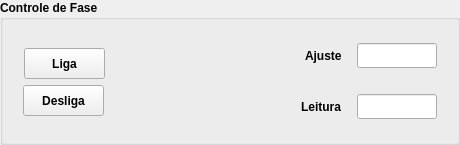
                 <widget class="QGroupBox" name="groupBox_25">
                  <property name="minimumSize">
                   <size>
                    <width>460</width>
                    <height>145</height>
                   </size>
                  </property>
                  <property name="maximumSize">
                   <size>
                    <width>460</width>
                    <height>145</height>
                   </size>
                  </property>
                  <property name="font">
                   <font>
                    <weight>75</weight>
                    <bold>true</bold>
                   </font>
                  </property>
                  <property name="title">
                   <string>Controle de Fase</string>
                  </property>
                  <layout class="QVBoxLayout" name="verticalLayout_38">
                   <item>
                    <layout class="QHBoxLayout" name="horizontalLayout_44">
                     <item>
                      <widget class="QWidget" name="widget_10" native="true">
                       <property name="minimumSize">
                        <size>
                         <width>100</width>
                         <height>88</height>
                        </size>
                       </property>
                       <property name="maximumSize">
                        <size>
                         <width>100</width>
                         <height>88</height>
                        </size>
                       </property>
                       <layout class="QVBoxLayout" name="verticalLayout_34">
                        <item>
                         <layout class="QVBoxLayout" name="verticalLayout_35">
                          <item alignment="Qt::AlignRight|Qt::AlignBottom">
                           <widget class="PyDMPushButton" name="pb_on_rack_a_6">
                            <property name="enabled">
                             <bool>true</bool>
                            </property>
                            <property name="minimumSize">
                             <size>
                              <width>81</width>
                              <height>31</height>
                             </size>
                            </property>
                            <property name="maximumSize">
                             <size>
                              <width>81</width>
                              <height>31</height>
                             </size>
                            </property>
                            <property name="font">
                             <font>
                              <weight>75</weight>
                              <bold>true</bold>
                             </font>
                            </property>
                            <property name="toolTip">
                             <string/>
                            </property>
                            <property name="whatsThis">
                             <string>
    Basic PushButton to send a fixed value.

    The PyDMPushButton is meant to hold a specific value, and send that value
    to a channel when it is clicked, much like the MessageButton does in EDM.
    The PyDMPushButton works in two different modes of operation, first, a
    fixed value can be given to the :attr:`.pressValue` attribute, whenever the
    button is clicked a signal containing this value will be sent to the
    connected channel. This is the default behavior of the button. However, if
    the :attr:`.relativeChange` is set to True, the fixed value will be added
    to the current value of the channel. This means that the button will
    increment a channel by a fixed amount with every click, a consistent
    relative move

    Parameters
    ----------
    pressValue : int, float, str
        Value to be sent when the button is clicked

    channel : str
        ID of channel to manipulate

    parent : QObject, optional
        Parent of PyDMPushButton

    label : str, optional
        String to place on button

    icon : QIcon, optional
        An Icon to display on the PyDMPushButton


    relative : bool, optional
        Choice to have the button peform a relative put, instead of always
        setting to an absolute value
    </string>
                            </property>
                            <property name="text">
                             <string>Liga</string>
                            </property>
                            <property name="checkable">
                             <bool>true</bool>
                            </property>
                           </widget>
                          </item>
                          <item>
                           <widget class="PyDMPushButton" name="pb_off_rack_a_6">
                            <property name="enabled">
                             <bool>true</bool>
                            </property>
                            <property name="minimumSize">
                             <size>
                              <width>81</width>
                              <height>31</height>
                             </size>
                            </property>
                            <property name="maximumSize">
                             <size>
                              <width>81</width>
                              <height>31</height>
                             </size>
                            </property>
                            <property name="font">
                             <font>
                              <weight>75</weight>
                              <bold>true</bold>
                             </font>
                            </property>
                            <property name="toolTip">
                             <string/>
                            </property>
                            <property name="whatsThis">
                             <string>
    Basic PushButton to send a fixed value.

    The PyDMPushButton is meant to hold a specific value, and send that value
    to a channel when it is clicked, much like the MessageButton does in EDM.
    The PyDMPushButton works in two different modes of operation, first, a
    fixed value can be given to the :attr:`.pressValue` attribute, whenever the
    button is clicked a signal containing this value will be sent to the
    connected channel. This is the default behavior of the button. However, if
    the :attr:`.relativeChange` is set to True, the fixed value will be added
    to the current value of the channel. This means that the button will
    increment a channel by a fixed amount with every click, a consistent
    relative move

    Parameters
    ----------
    pressValue : int, float, str
        Value to be sent when the button is clicked

    channel : str
        ID of channel to manipulate

    parent : QObject, optional
        Parent of PyDMPushButton

    label : str, optional
        String to place on button

    icon : QIcon, optional
        An Icon to display on the PyDMPushButton


    relative : bool, optional
        Choice to have the button peform a relative put, instead of always
        setting to an absolute value
    </string>
                            </property>
                            <property name="text">
                             <string>Desliga</string>
                            </property>
                            <property name="checkable">
                             <bool>true</bool>
                            </property>
                           </widget>
                          </item>
                         </layout>
                        </item>
                       </layout>
                      </widget>
                     </item>
                     <item>
                      <layout class="QVBoxLayout" name="verticalLayout_37">
                       <item alignment="Qt::AlignRight">
                        <widget class="QWidget" name="widget_11" native="true">
                         <property name="minimumSize">
                          <size>
                           <width>150</width>
                           <height>45</height>
                          </size>
                         </property>
                         <property name="maximumSize">
                          <size>
                           <width>150</width>
                           <height>45</height>
                          </size>
                         </property>
                         <layout class="QVBoxLayout" name="verticalLayout_13">
                          <item>
                           <layout class="QHBoxLayout" name="horizontalLayout_43">
                            <item>
                             <widget class="QLabel" name="label_12">
                              <property name="font">
                               <font>
                                <weight>75</weight>
                                <bold>true</bold>
                               </font>
                              </property>
                              <property name="text">
                               <string>Ajuste</string>
                              </property>
                             </widget>
                            </item>
                            <item>
                             <widget class="PyDMLineEdit" name="PyDMLineEdit_6">
                              <property name="minimumSize">
                               <size>
                                <width>80</width>
                                <height>25</height>
                               </size>
                              </property>
                              <property name="maximumSize">
                               <size>
                                <width>80</width>
                                <height>25</height>
                               </size>
                              </property>
                              <property name="toolTip">
                               <string/>
                              </property>
                              <property name="whatsThis">
                               <string>
    Writeable text field to send and display channel values
    </string>
                              </property>
                             </widget>
                            </item>
                           </layout>
                          </item>
                         </layout>
                        </widget>
                       </item>
                       <item alignment="Qt::AlignRight">
                        <widget class="QWidget" name="widget_12" native="true">
                         <property name="minimumSize">
                          <size>
                           <width>154</width>
                           <height>45</height>
                          </size>
                         </property>
                         <property name="maximumSize">
                          <size>
                           <width>154</width>
                           <height>45</height>
                          </size>
                         </property>
                         <layout class="QVBoxLayout" name="verticalLayout_36">
                          <item>
                           <layout class="QHBoxLayout" name="horizontalLayout_42">
                            <item>
                             <widget class="QLabel" name="label_13">
                              <property name="font">
                               <font>
                                <weight>75</weight>
                                <bold>true</bold>
                               </font>
                              </property>
                              <property name="text">
                               <string>Leitura</string>
                              </property>
                             </widget>
                            </item>
                            <item>
                             <widget class="PyDMLineEdit" name="PyDMLineEdit_7">
                              <property name="minimumSize">
                               <size>
                                <width>80</width>
                                <height>25</height>
                               </size>
                              </property>
                              <property name="maximumSize">
                               <size>
                                <width>80</width>
                                <height>25</height>
                               </size>
                              </property>
                              <property name="toolTip">
                               <string/>
                              </property>
                              <property name="whatsThis">
                               <string>
    Writeable text field to send and display channel values
    </string>
                              </property>
                             </widget>
                            </item>
                           </layout>
                          </item>
                         </layout>
                        </widget>
                       </item>
                      </layout>
                     </item>
                    </layout>
                   </item>
                  </layout>
                 </widget>
